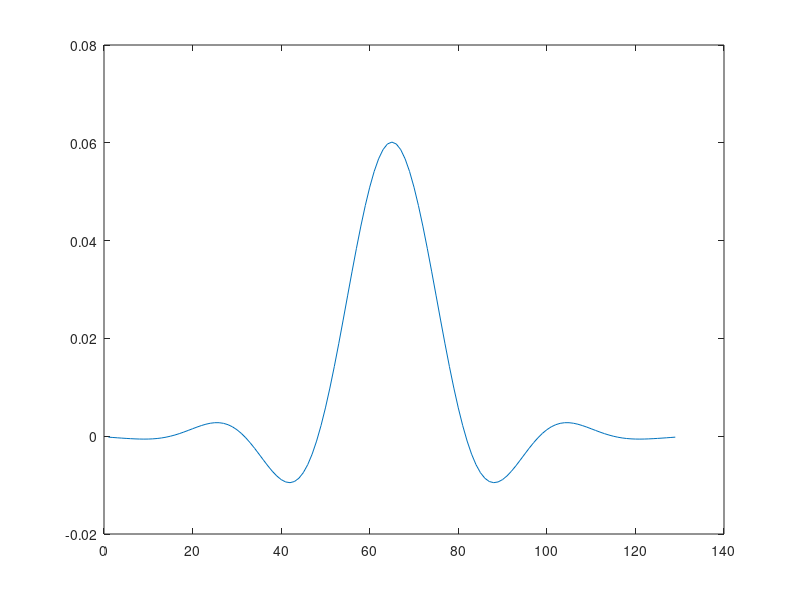

Reproduce this figure in MATLAB. (Note: this script raises an error after producing the figure.)
    % Name: Guru Sarath
    % ECEN 642
    % Assignment: 3

fileID = fopen('lpkernel1D.txt','r');
[A,count] = fscanf(fileID,["%f,"]);
fclose(fileID);

plot(A);

kernel = A * A';
kernel = abs(kernel - max(max(kernel)));
out = twodConv4e(imread("testpattern1024.tif"),kernel);
imshow(out);
